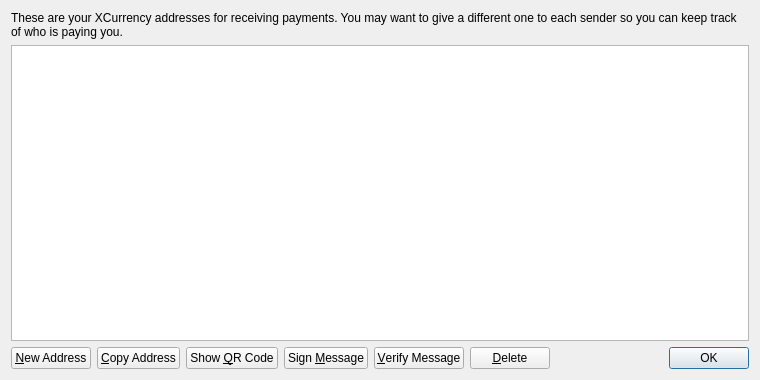
<?xml version="1.0" encoding="UTF-8"?>
<ui version="4.0">
 <class>AddressBookPage</class>
 <widget class="QWidget" name="AddressBookPage">
  <property name="geometry">
   <rect>
    <x>0</x>
    <y>0</y>
    <width>760</width>
    <height>380</height>
   </rect>
  </property>
  <property name="windowTitle">
   <string>Address Book</string>
  </property>
  <layout class="QVBoxLayout" name="verticalLayout">
   <item>
    <widget class="QLabel" name="labelExplanation">
     <property name="text">
      <string>These are your XCurrency addresses for receiving payments. You may want to give a different one to each sender so you can keep track of who is paying you.</string>
     </property>
     <property name="textFormat">
      <enum>Qt::PlainText</enum>
     </property>
     <property name="wordWrap">
      <bool>true</bool>
     </property>
    </widget>
   </item>
   <item>
    <widget class="QTableView" name="tableView">
     <property name="contextMenuPolicy">
      <enum>Qt::CustomContextMenu</enum>
     </property>
     <property name="toolTip">
      <string>Double-click to edit address or label</string>
     </property>
     <property name="tabKeyNavigation">
      <bool>false</bool>
     </property>
     <property name="alternatingRowColors">
      <bool>true</bool>
     </property>
     <property name="selectionMode">
      <enum>QAbstractItemView::SingleSelection</enum>
     </property>
     <property name="selectionBehavior">
      <enum>QAbstractItemView::SelectRows</enum>
     </property>
     <property name="sortingEnabled">
      <bool>true</bool>
     </property>
     <attribute name="verticalHeaderVisible">
      <bool>false</bool>
     </attribute>
    </widget>
   </item>
   <item>
    <layout class="QHBoxLayout" name="horizontalLayout">
     <item>
      <widget class="QPushButton" name="newAddressButton">
       <property name="toolTip">
        <string>Create a new address</string>
       </property>
       <property name="text">
        <string>&amp;New Address</string>
       </property>
       <property name="icon">
        <iconset resource="../bitcoin.qrc">
         <normaloff>:/icons/add</normaloff>:/icons/add</iconset>
       </property>
      </widget>
     </item>
     <item>
      <widget class="QPushButton" name="copyToClipboard">
       <property name="toolTip">
        <string>Copy the currently selected address to the system clipboard</string>
       </property>
       <property name="text">
        <string>&amp;Copy Address</string>
       </property>
       <property name="icon">
        <iconset resource="../bitcoin.qrc">
         <normaloff>:/icons/editcopy</normaloff>:/icons/editcopy</iconset>
       </property>
      </widget>
     </item>
     <item>
      <widget class="QPushButton" name="showQRCode">
       <property name="text">
        <string>Show &amp;QR Code</string>
       </property>
       <property name="icon">
        <iconset resource="../bitcoin.qrc">
         <normaloff>:/icons/qrcode</normaloff>:/icons/qrcode</iconset>
       </property>
      </widget>
     </item>
     <item>
      <widget class="QPushButton" name="signMessage">
       <property name="toolTip">
        <string>Sign a message to prove you own a XCurrency address</string>
       </property>
       <property name="text">
        <string>Sign &amp;Message</string>
       </property>
       <property name="icon">
        <iconset resource="../bitcoin.qrc">
         <normaloff>:/icons/edit</normaloff>:/icons/edit</iconset>
       </property>
      </widget>
     </item>
     <item>
      <widget class="QPushButton" name="verifyMessage">
       <property name="toolTip">
        <string>Verify a message to ensure it was signed with a specified XCurrency address</string>
       </property>
       <property name="text">
        <string>&amp;Verify Message</string>
       </property>
       <property name="icon">
        <iconset resource="../bitcoin.qrc">
         <normaloff>:/icons/transaction_0</normaloff>:/icons/transaction_0</iconset>
       </property>
      </widget>
     </item>
     <item>
      <widget class="QPushButton" name="deleteButton">
       <property name="toolTip">
        <string>Delete the currently selected address from the list</string>
       </property>
       <property name="text">
        <string>&amp;Delete</string>
       </property>
       <property name="icon">
        <iconset resource="../bitcoin.qrc">
         <normaloff>:/icons/remove</normaloff>:/icons/remove</iconset>
       </property>
      </widget>
     </item>
     <item>
      <spacer name="horizontalSpacer">
       <property name="orientation">
        <enum>Qt::Horizontal</enum>
       </property>
       <property name="sizeHint" stdset="0">
        <size>
         <width>40</width>
         <height>20</height>
        </size>
       </property>
      </spacer>
     </item>
     <item>
      <widget class="QDialogButtonBox" name="buttonBox">
       <property name="sizePolicy">
        <sizepolicy hsizetype="Maximum" vsizetype="Fixed">
         <horstretch>0</horstretch>
         <verstretch>0</verstretch>
        </sizepolicy>
       </property>
       <property name="standardButtons">
        <set>QDialogButtonBox::Ok</set>
       </property>
      </widget>
     </item>
    </layout>
   </item>
  </layout>
 </widget>
 <resources>
  <include location="../bitcoin.qrc"/>
 </resources>
 <connections/>
</ui>
